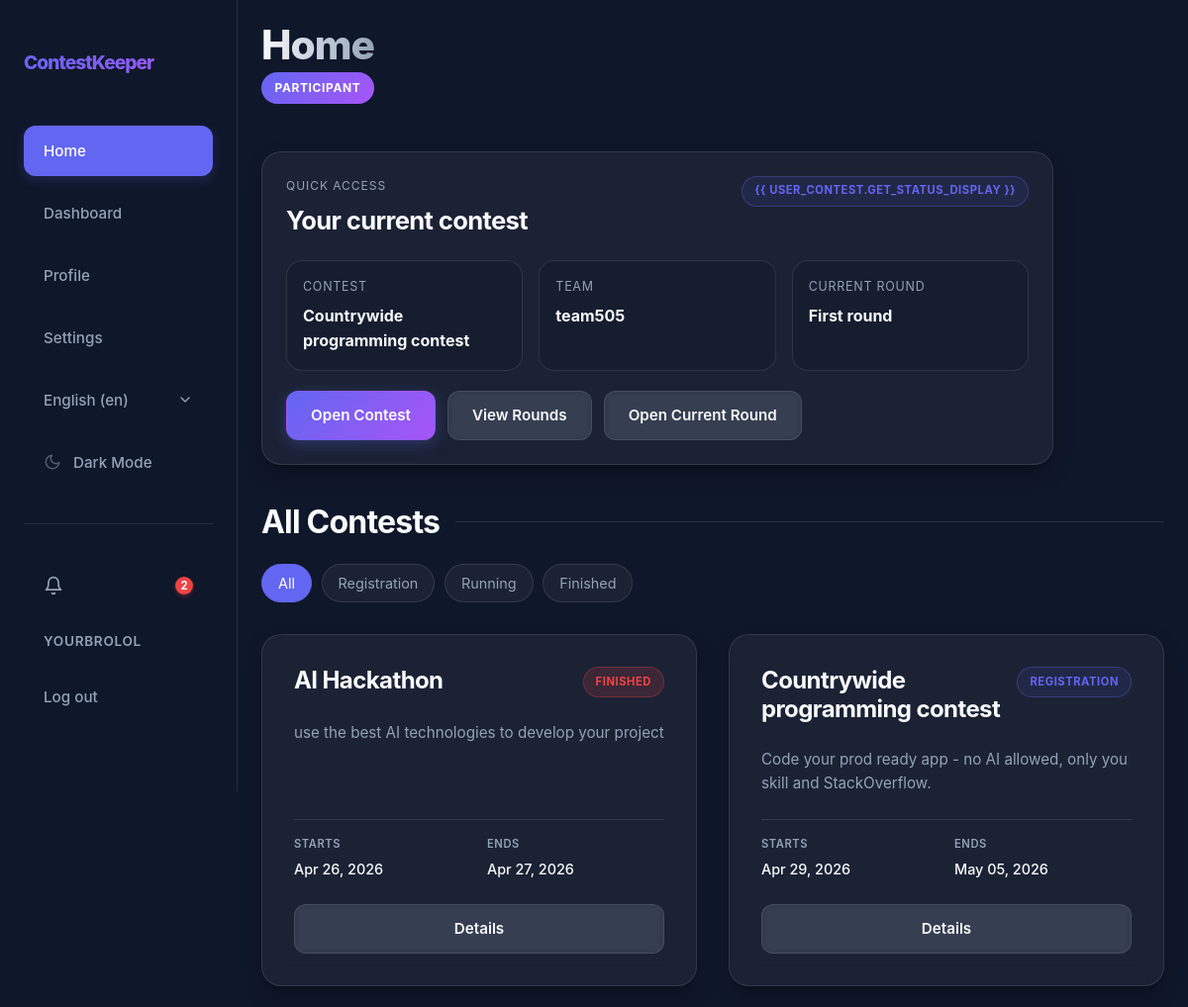
The app's page /en/ (signed in) with its own data.
### app/models.py (models this page shows, shortened)
class User(AbstractUser):
    class Role(models.TextChoices):
        ORGANIZER = "ORGANIZER", _("Organizer")
        JURY = "JURY", _("Jury")
        PARTICIPANT = "PARTICIPANT", _("Participant")
    username = models.CharField(max_length=20, unique=True)
    bio = models.CharField(max_length=200, blank=True)
    role = models.CharField(choices=Role.choices, default=Role.PARTICIPANT)
    def is_participant(self):
        return self.role == self.Role.PARTICIPANT

class Contest(models.Model):
    class Status(models.TextChoices):
        DRAFT = "DRAFT", _("Draft")
        REGISTRATION = "REGISTRATION", _("Registration")
        RUNNING = "RUNNING", _("Running")
        FINISHED = "FINISHED", _("Finished")
    name = models.CharField(max_length=100)
    description = models.TextField(max_length=500)
    registration_start = models.DateTimeField(null=True, blank=True)
    registration_end = models.DateTimeField(null=True, blank=True)
    start_date = models.DateTimeField()
    end_date = models.DateTimeField()
    max_teams = models.PositiveIntegerField(null=True, blank=True)
    format = models.CharField(max_length=50, blank=True, help_text="e.g. Online, Onsite, Hybrid")
    organizer = models.ForeignKey(User, on_delete=models.CASCADE, related_name="organized_contests", null=True, blank=True)
    status = models.CharField(choices=Status.choices, default=Status.DRAFT)
    is_draft = models.BooleanField(default=True)
    jurys = models.ManyToManyField(User, related_name="judged_contests", blank=True)
    participants = models.ManyToManyField(User, related_name="participated_contests", blank=True)
    teams = models.ManyToManyField(Team, related_name="teams_in_contests", blank=True)

class Team(models.Model):
    class Status(models.TextChoices):
        DRAFT = "DRAFT", _("Draft")
        ACTIVE = "ACTIVE", _("Active")
    name = models.CharField(max_length=100)
    description = models.TextField(max_length=200, blank=True)
    status = models.CharField(choices=Status.choices, default=Status.DRAFT)
    participants = models.ManyToManyField(User, related_name="participated_teams")
    captain = models.ForeignKey(User, on_delete=models.CASCADE, related_name="captained_teams", null=True, blank=True)
    blacklisted_members = models.ManyToManyField(User, related_name="blacklisted_from_teams", blank=True)
    organization = models.CharField(max_length=100, blank=True)
    telegram_link = models.URLField(blank=True)
    discord_link = models.URLField(blank=True)
    website_link = models.URLField(blank=True)

class Round(models.Model):
    class Status(models.TextChoices):
        DRAFT = "DRAFT", _("Draft")
        ACTIVE = "ACTIVE", _("Active")
        SUBMISSION_CLOSED = "SUBMISSION_CLOSED", _("Submission Closed")
        EVALUATED = "EVALUATED", _("Evaluated")
    contest = models.ForeignKey(Contest, on_delete=models.CASCADE, related_name="rounds")
    title = models.CharField(max_length=200)
    description = models.TextField()
    tech_requirements = models.TextField()
    must_have = models.JSONField(default=list, help_text="List of required checklist items")
    start_time = models.DateTimeField()
    deadline = models.DateTimeField()
    materials = models.JSONField(default=list, blank=True, null=True, help_text="List of {label, url}")
    status = models.CharField(max_length=20, choices=Status.choices, default=Status.DRAFT)
    order = models.PositiveIntegerField(default=0, help_text="Round number within contest")
    created_by = models.ForeignKey(User, on_delete=models.SET_NULL, null=True, related_name="created_rounds")
    created_at = models.DateTimeField(auto_now_add=True)
    class Meta:
        ordering = ["contest", "order", "created_at"]
        unique_together = ("contest", "order")

### app/views/views_general.py (the view)
# urls.py: path("", views.HomeView.as_view(), name="home"),
class HomeView(RedirectToRegisterMixin, TemplateView):
    template_name = "app/core/index.html"
    def get_context_data(self, **kwargs):
        contests = Contest.objects.exclude(status=Contest.Status.DRAFT)
        status_filter = self.request.GET.get("status", "")
        valid_statuses = {choice for choice, _ in Contest.Status.choices if choice != Contest.Status.DRAFT}
        if status_filter in valid_statuses:
            contests = contests.filter(status=status_filter)
        else:
            status_filter = ""
        user_contest = None
        user_team = None
        active_round = None
        user = self.request.user
        if user.is_authenticated and user.is_participant():
            contest_priority = [
                Contest.Status.RUNNING,
                Contest.Status.REGISTRATION,
                Contest.Status.FINISHED,
            ]
            for status in contest_priority:
                user_team = (
                    Team.objects.filter(participants=user, teams_in_contests__status=status)
                    .select_related("captain")
                    .prefetch_related("teams_in_contests")
                    .order_by("name")
                    .first()
                )
                if user_team:
                    user_contest = (
                        user_team.teams_in_contests.exclude(status=Contest.Status.DRAFT)
                        .filter(status=status)
                        .order_by("start_date")
                        .first()
                    )
                    if user_contest:
                        break
            if user_contest:
                active_round = (
                    user_contest.rounds.filter(status=Round.Status.ACTIVE)
                    .order_by("deadline", "order")
                    .first()
                )
        return super().get_context_data(
            contests=contests.order_by("start_date", "name"),
            status_filter=status_filter,
            status_choices=[choice for choice in Contest.Status.choices if choice[0] != Contest.Status.DRAFT],
            user_contest=user_contest,
            user_team=user_team,
            active_round=active_round,
            **kwargs,
        )

### app/context_processors.py (called while the page is built)
def notification_count(request):
    if request.user.is_authenticated:
        return {
            'unread_notification_count': request.user.notifications.filter(is_read=False).count()
        }
    return {'unread_notification_count': 0}

### app/templates/app/core/index.html (shortened to what this page needs)
{% extends 'app/core/base.html' %}
{% load static i18n %}
{% block extra_css %}
<link rel="stylesheet" href="{% static 'css/core/index.css' %}">
<link rel="stylesheet" href="{% static 'css/core/home.css' %}">
{% endblock %}
{% block content %}
<header class="dashboard-header">
    <div class="header-left">
        <h1 id="h1">{% trans "Home" %}</h1>
        <span class="role-badge">{{ user.get_role_display }}</span>
    </div>
</header>
{% if user_contest %}
<section class="quick-access glass-panel">
    <div class="quick-access__header">
        <div>
            <p class="quick-access__eyebrow">{% trans "Quick Access" %}</p>
            <h2>{% trans "Your current contest" %}</h2>
        </div>
        <span class="status-indicator status-{{ user_contest.status|lower }}">{{ user_contest.get_status_display
            }}</span>
    </div>
    <div class="quick-access__grid">
        <div class="quick-access__item">
            <span class="label">{% trans "Contest" %}</span>
            <strong>{{ user_contest.name }}</strong>
        </div>
        <div class="quick-access__item">
            <span class="label">{% trans "Team" %}</span>
            <strong>{{ user_team.name }}</strong>
        </div>
        <div class="quick-access__item">
            <span class="label">{% trans "Current round" %}</span>
            <strong>{% if active_round %}{{ active_round.title }}{% else %}{% trans "No active round yet" %}{% endif %}</strong>
        </div>
    </div>
    <div class="quick-access__actions">
        <a href="{% url 'contest_detail' user_contest.pk %}" class="btn btn-primary">{% trans "Open Contest" %}</a>
        <a href="{% url 'contest_rounds_team' user_contest.pk %}" class="btn btn-secondary">{% trans "View Rounds" %}</a>
        {% if active_round %}
        <a href="{% url 'round_detail_team' user_contest.pk active_round.pk %}" class="btn btn-secondary">{% trans "Open Current Round" %}</a>
        {% endif %}
    </div>
</section>
{% endif %}
<section class="home-contests-section">
    <div class="home-section-header">
        <h2 class="section-title">{% trans "All Contests" %}</h2>
        <div class="filter-bar">
            <a href="{% url 'home' %}" class="filter-btn {% if not status_filter %}active{% endif %}">{% trans "All" %}</a>
            {% for value, label in status_choices %}
            <a href="{% url 'home' %}?status={{ value }}"
                class="filter-btn {% if status_filter == value %}active{% endif %}">{{ label }}</a>
            {% endfor %}
        </div>
    </div>
    <div class="contest-grid">
        {% for contest in contests %}
        <div class="contest-card">
            <div class="contest-card-header">
                <h3>{{ contest.name }}</h3>
                <span class="status-indicator status-{{ contest.status|lower }}">{{ contest.get_status_display }}</span>
            </div>
            <p class="contest-description">{{ contest.description }}</p>
            <div class="contest-details">
                <div class="detail-item">
                    <span class="label">{% trans "Starts" %}</span>
                    <span class="value">{{ contest.start_date|date:"M d, Y" }}</span>
                </div>
                <div class="detail-item">
                    <span class="label">{% trans "Ends" %}</span>
                    <span class="value">{{ contest.end_date|date:"M d, Y" }}</span>
                </div>
            </div>
            <div class="contest-actions">
                <a href="{% url 'contest_detail' contest.id %}" class="btn btn-secondary">{% trans "Details" %}</a>
            </div>
        </div>
        {% endfor %}
    </div>
</section>
{% endblock %}

### app/templates/app/core/nav.html (shortened to what this page needs)
{% load static i18n %}
<nav id="nav">
    <div class="nav-container">
        <a href="{% url 'home' %}" class="nav-logo">ContestKeeper</a>
        <div class="nav-links">
            <button data-url="{% url 'home' %}" class="nav-link" id="homeBtn">{% trans "Home" %}</button>
            <button data-url="{% url 'dashboard' %}" class="nav-link" id="dashboardBtn">{% trans "Dashboard" %}</button>
            <button data-url="{% url 'profile' %}" class="nav-link" id="profileBtn">{% trans "Profile" %}</button>
            <button data-url="{% url 'settings' %}" class="nav-link" id="settingsBtn">{% trans "Settings" %}</button>
            <div class="nav-lang-switcher">
                <form action="{% url 'set_language' %}" method="post" class="form-001">
                    <select name="language" onchange="this.form.submit()" class="nav-lang-select" aria-label="{% trans 'Select language' %}">
                        {% get_current_language as LANGUAGE_CODE %}
                        {% get_available_languages as LANGUAGES %}
                        {% get_language_info_list for LANGUAGES as languages %}
                        {% for language in languages %}
                            <option value="{{ language.code }}"{% if language.code == LANGUAGE_CODE %} selected{% endif %}>
                                {{ language.name_local }} ({{ language.code }})
                            </option>
                        {% endfor %}
                    </select>
                </form>
            </div>
            <button id="themeToggle" class="nav-link" aria-label="{% trans 'Toggle theme' %}">
                <svg id="themeIcon" width="18" height="18" viewBox="0 0 24 24" fill="none" stroke="currentColor" stroke-width="2" stroke-linecap="round" stroke-linejoin="round" class="svg-001">
                    <path d="M21 12.79A9 9 0 1 1 11.21 3 7 7 0 0 0 21 12.79z"></path>
                </svg>
                <span id="themeText">{% if request.COOKIES.theme == 'light' %}{% trans "Light Mode" %}{% else %}{% trans "Dark Mode" %}{% endif %}</span>
            </button>
            <hr class="nav-auth-divider">
            {% if user.is_authenticated %}
            <button data-url="{% url 'notification_list' %}" class="nav-link notification-btn" id="notificationsBtn" aria-label="{% trans 'Notifications' %}">
                <svg width="20" height="20" viewBox="0 0 24 24" fill="none" stroke="currentColor" stroke-width="2" stroke-linecap="round" stroke-linejoin="round">
                    <path d="M18 8A6 6 0 0 0 6 8c0 7-3 9-3 9h18s-3-2-3-9"></path>
                    <path d="M13.73 21a2 2 0 0 1-3.46 0"></path>
                </svg>
                {% if unread_notification_count %}
                <span class="notification-badge">{{ unread_notification_count }}</span>
                {% endif %}
            </button>
            <span class="nav-user">{{ user.username }}</span>
            <form method="post" action="{% url 'logout' %}" class="nav-logout-form">
                <button type="submit" class="nav-link">{% trans "Log out" %}</button>
            </form>
            {% else %}
            <a href="{% url 'register' %}" class="nav-link">{% trans "Register" %}</a>
            <a href="{% url 'login' %}" class="nav-link">{% trans "Log in" %}</a>
            {% endif %}
        </div>
    </div>
</nav>

### app/static/css/core/nav.css (style rules this page uses)
body { margin: 0; min-height: 100vh; }
#nav { background: var(--bg-dark); backdrop-filter: blur(20px); -webkit-backdrop-filter: blur(20px); color: var(--text-main); padding: 0; margin: 0; width: var(--nav-width); height: 100vh; position: fixed; top: 0; left: 0; border-right: 1px solid var(--border); z-index: 1000; overflow-y: auto; transition: width 0.3s ease; }
.nav-container { display: flex; flex-direction: column; padding: 3rem 1.5rem; height: 100%; }
.nav-logo { font-size: 1.2rem; font-weight: 800; color: white; text-decoration: none; margin-bottom: 3rem; background: linear-gradient(135deg, var(--primary) 0%, var(--secondary) 100%); -webkit-background-clip: text; background-clip: text; -webkit-text-fill-color: transparent; letter-spacing: -0.05em; white-space: nowrap; }
.nav-links { display: flex; flex-direction: column; gap: 0.75rem; }
.nav-link { color: var(--text-muted); text-decoration: none; padding: clamp(0.75rem, 2vh, 1rem) 1.25rem; border-radius: 0.75rem; transition: all 0.2s ease; font-size: 0.95rem; font-weight: 500; display: flex; align-items: center; text-align: left; background: transparent; border: none; cursor: pointer; width: 100%; font-family: inherit; min-height: 44px; }
.nav-link--active { color: white; background: var(--primary); box-shadow: 0 4px 12px rgba(var(--primary-rgb), 0.2); }
.notification-btn { position: relative; padding-right: 2rem; }
.notification-badge { position: absolute; top: 50%; right: 1.25rem; transform: translateY(-50%); background: var(--error); color: white; font-size: 0.7rem; font-weight: 700; min-width: 18px; height: 18px; border-radius: 9px; display: flex; align-items: center; justify-content: center; padding: 0 4px; box-shadow: 0 2px 4px rgba(var(--error-rgb), 0.3); }
.nav-auth-divider { margin: 1.5rem 0; border: none; border-top: 1px solid var(--border); }
.nav-user { padding: 0.5rem 1.25rem; font-size: 0.85rem; font-weight: 600; color: var(--text-muted); text-transform: uppercase; letter-spacing: 0.05em; }
.nav-logout-form { display: block; margin-top: auto; }
.nav-lang-select { color: var(--text-muted); text-decoration: none; padding: clamp(0.75rem, 2vh, 1rem) 1.25rem; border-radius: 0.75rem; transition: all 0.2s ease; font-size: 0.95rem; font-weight: 500; background-color: transparent !important; border: none !important; box-shadow: none !important; outline: none !important; cursor: pointer; width: 100%; font-family: inherit; min-height: 44px; appearance: none !important; -webkit-appearance: none !important; background-repeat: no-repeat !important; background-position: right 1.25rem center !important; }
.nav-lang-select option { background: var(--bg-card-hover); color: var(--text-main); padding: 1rem; }
.nav-lang-switcher { width: 100%; }
.nav-lang-switcher form { width: 100%; }
.form-001 { display: inline; }
.svg-001 { margin-right: 0.75rem; }

### app/static/css/core/index.css (style rules this page uses)
.svg-001 { opacity: 0.5; }

### records on screen
User: username "YOURBROLOL", role "PARTICIPANT"
Contest: name "Countrywide programming contest", status "REGISTRATION", description "Code your prod ready app - no AI allowed, only you skill and StackOverflow.", start_date "Apr 29, 2026", end_date "May 05, 2026"
Team: name "team505"
Round: title "First round"
Contest: name "AI Hackathon", status "FINISHED", description "use the best AI technologies to develop your project", start_date "Apr 26, 2026", end_date "Apr 27, 2026"

### other values on screen
{{ unread_notification_count }} "2"
{{ label }} "Registration" "Running" "Finished"
form field language "English (en)"
